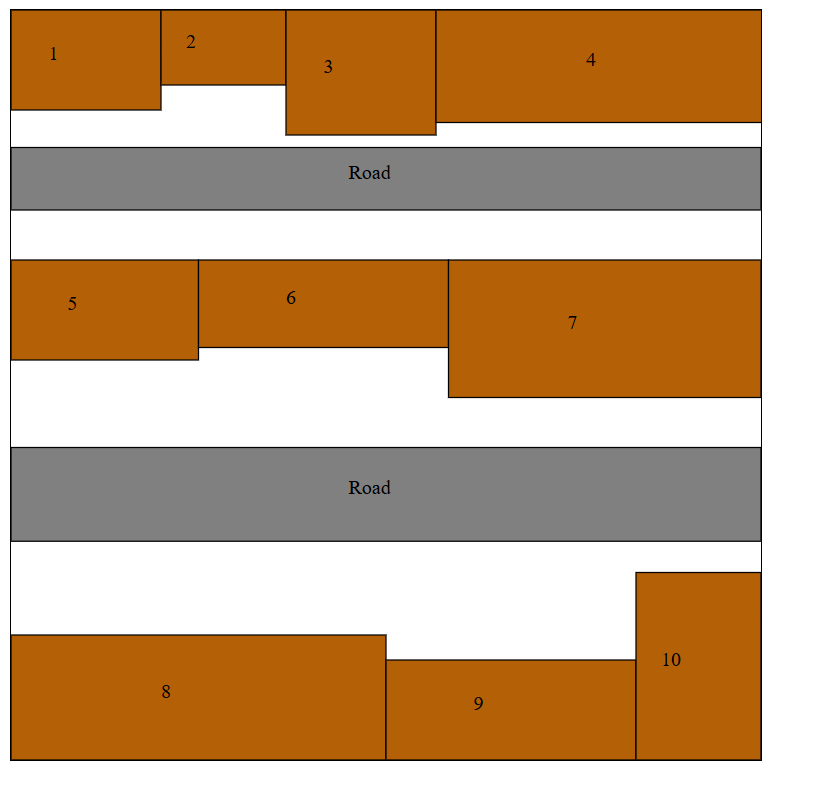
#> input picture 2D/images/image.png, 813 x 785 px, found by its file name
$ python plot_extractor.py
#> lines starting #> are read from the running program, lines starting #| are printed output that depends on the picture; after the words box and inside, x2 and y2 are one past the last pixel; in counts of white or black regions, pixels touching at a corner belong together
import cv2
import pytesseract
import re

# Configure tesseract path
pytesseract.pytesseract.tesseract_cmd = r"C:\Program Files\Tesseract-OCR\tesseract.exe"

# Load the layout image
image_path = r"C:\Users\Pranshu Saraswat\projects\Khata digitalization\2D\images\image.png"
img = cv2.imread(image_path)
#> img is the input picture: shape (785, 813, 3); mean B, G, R 127.5, 163.3, 196.7

# Check if the image is loaded
if img is None:
    print("Error: Image not found at", image_path)
    exit()

# Resize with a smaller scaling factor
img = cv2.resize(img, None, fx=2.5, fy=2.5, interpolation=cv2.INTER_CUBIC)
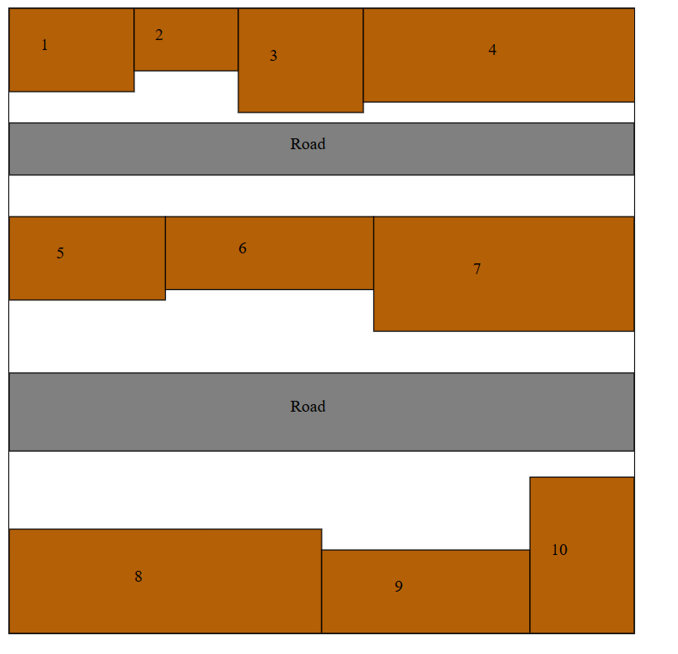
#> img: shape (1962, 2032, 3) (shown at 1/3 size); mean B, G, R 127.3, 163.1, 196.5

# Display the full image in a resizable window
cv2.namedWindow("Full Image", cv2.WINDOW_NORMAL)
cv2.imshow("Full Image", img)
cv2.waitKey(0)
cv2.destroyAllWindows()

# Convert to grayscale
gray = cv2.cvtColor(img, cv2.COLOR_BGR2GRAY)
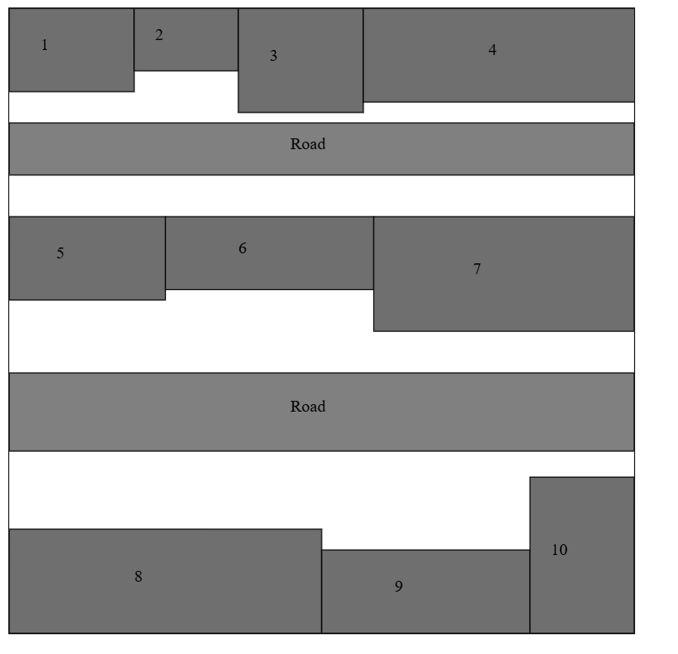
#> gray: shape (1962, 2032) (shown at 1/3 size); min 0, max 255, mean 169.1

# Display the grayscale image
cv2.imshow("Grayscale Image", gray)
cv2.waitKey(0)

# Apply Gaussian blur to reduce noise
gray = cv2.GaussianBlur(gray, (5, 5), 0)

# Adaptive Thresholding (better for uneven lighting)
thresh = cv2.adaptiveThreshold(gray, 255,
                               cv2.ADAPTIVE_THRESH_GAUSSIAN_C,
                               cv2.THRESH_BINARY_INV,
                               11, 2)
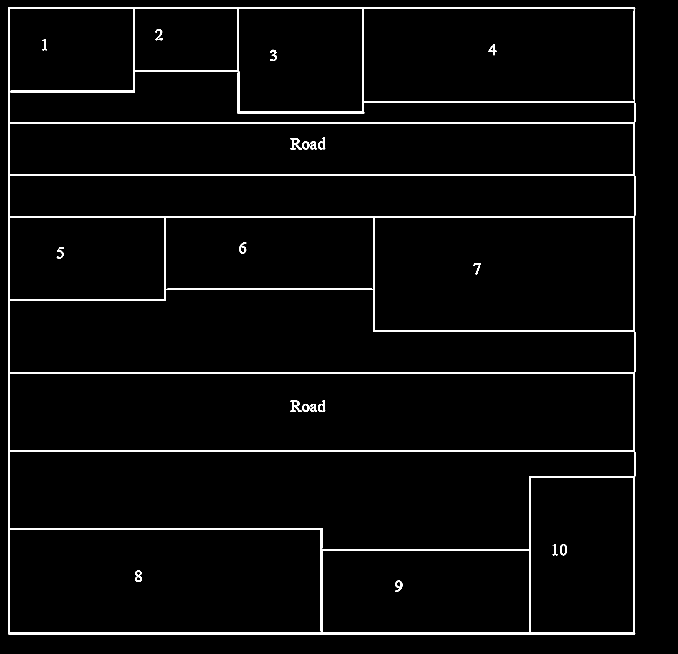
#> thresh: shape (1962, 2032) (shown at 1/3 size); 3% white; 21 white regions (1 under 20 px), largest, box (x1, y1, x2, y2) and area: (24, 22, 1906, 1903) 113157, (871, 1202, 906, 1236) 476, (871, 414, 906, 448) 473

# Display the thresholded image
cv2.imshow("Thresholded Image", thresh)
cv2.waitKey(0)

# OCR configuration (changed PSM mode to 11 = sparse text)
custom_config = r'--oem 3 --psm 11 -c tessedit_char_whitelist=0123456789'

# Run Tesseract OCR
#> (the run stopped early here; a loop or call above may not have finished)
